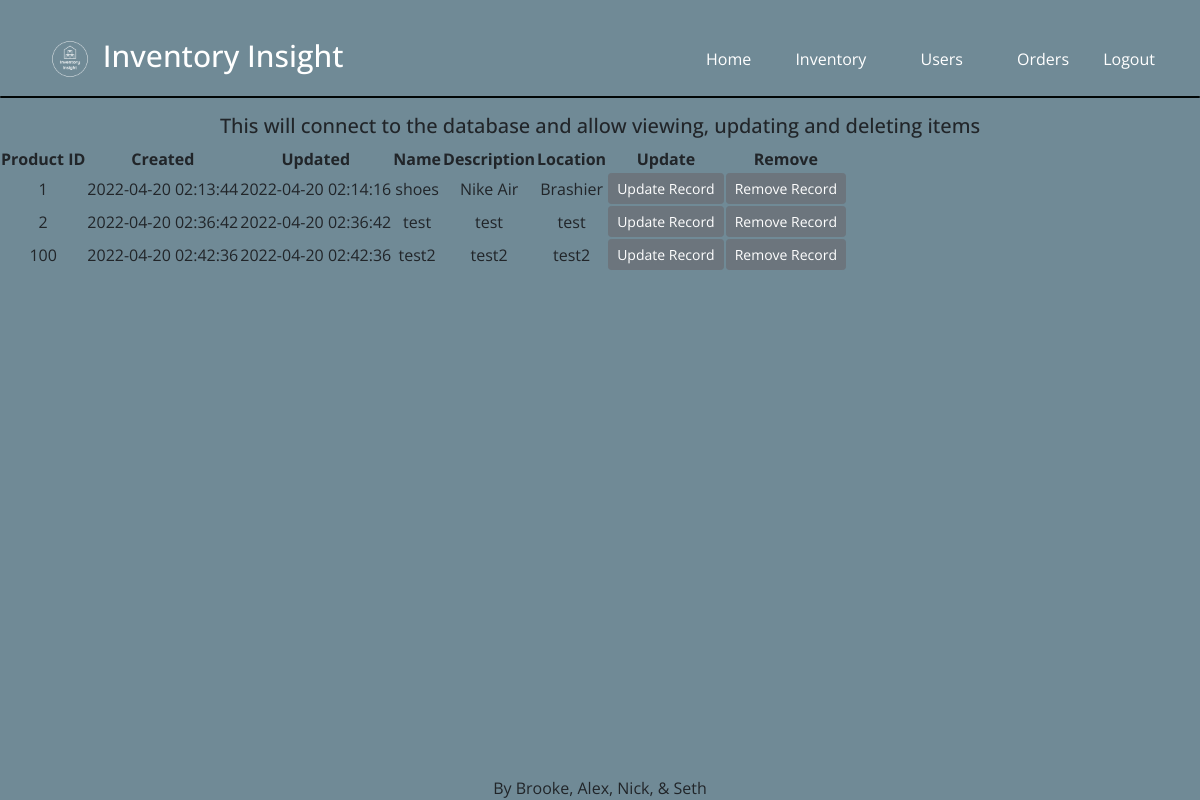
Page /inventory on the committed database.
### tables this page shows
CREATE TABLE inventory (
    id INTEGER PRIMARY KEY,
    created TIMESTAMP NOT NULL DEFAULT CURRENT_TIMESTAMP,
    updated TIMESTAMP NOT NULL DEFAULT CURRENT_TIMESTAMP,
    itemName TEXT,
    description TEXT NOT NULL,
    location TEXT NOT NULL
);

### app.py (the view)
@app.route('/inventory')
def inventory():
    conn = get_db_connection()
    inventory = conn.execute("SELECT * FROM inventory").fetchall()
    conn.close()
    return render_template('inventory.html', inventory=inventory)

### app.py (called while the page is built)
def get_db_connection():
    conn = sqlite3.connect('database.db')
    conn.row_factory = sqlite3.Row
    return conn

### templates/inventory.html
{% extends 'base2.html' %}
{% block content %}
<h1>
This will connect to the database and allow viewing, updating and deleting items
</h1>
<table id="tabledata">
    <tr>
        <th>Product ID</th>
        <th>Created</th>
        <th>Updated</th>
        <th>Name</th>
        <th>Description</th>
        <th>Location</th>
        <th>Update</th>
        <th>Remove</th>
    </tr>
    {% for item in inventory %}
    <tr>
        <td class="c2">{{item.id}}</td>
       <td class="c3">{{item.created}}</td>
       <td class="c3">{{item.updated}}</td>
       <td class="c4"><SPAN>{{item.itemName}}</SPAN></td>
       <td class="c5"><SPAN>{{item.description}}</SPAN></td>
       <td class="c5"><SPAN>{{item.location}}</SPAN></td>
       <td>
            <form action="/inventory/update/{{item.id}}" method="GET">
            <input type="submit" class="btn btn-secondary btn-sm" value="Update Record">
             </form>
        </td>
        <td>
            <form action="/inventory/remove/{{item.id}}" method="POST">
            <input type="submit" class="btn btn-secondary btn-sm" value="Remove Record">
            </form>
        </td>
    </tr>
    {% endfor %}
    </table>
{% endblock %}

### templates/base2.html (shortened to what this page needs)
<!doctype html>
<html lang="en">
  <head>
    <link rel="stylesheet" href="{{ url_for('static', filename= 'fonts/icomoon/style.cs') }}">
    <link rel="stylesheet" href="{{ url_for('static', filename= 'css/owl.carousel.min.css') }}">
    <link rel="stylesheet" href="{{ url_for('static', filename= 'css/bootstrap.min.css') }}">
    <link rel="stylesheet" href="{{ url_for('static', filename= 'css/style.css') }}">
  </head>
  <body>
    <header class="site-navbar" role="banner">
      <div class="container">
        <div class="row align-items-center">
          <div class="col-11 col-xl-2">
            <h1 class="mb-0 site-logo">
              <img src="static/images/hero_2.png" height="50" width="50" alt="Inventory Insight">
              <a href="/" class="text-white mb-0"> Inventory Insight</a>
            </h1>
          </div>
        <div class="col-12 col-md-10 d-xl-block">
          <nav class="site-navigation position-relative text-right" role="navigation">
            <ul class="site-menu js-clone-nav mr-auto d-none d-lg-block">
              <li class="active"><a href="/"><span>Home</span></a></li>
              <li class="has-children">
                <a href="inventory"><span>Inventory</span></a>
                  </li>
                </ul>
              <li class="has-children">
                <a href="users"><span>Users</span></a>
                  </li>
              <li class="has-children">
                <a href="orders"><span>Orders</span></a>
                  </li>
              <li><a href="logout"><a href="/logout">Logout</a></li>
          </nav>
      </div>
    </header>
    <div class="pages" >
        <hr class="rounded">
        {% block content %}
        {% endblock %}
    </div>
      <footer>
        By <span>Brooke, Alex, Nick, & Seth</span>
      </footer>
  </body>
</html>

### static/css/style.css (style rules this page uses)
body { font-family: "Open Sans", -apple-system, BlinkMacSystemFont, "Segoe UI", Roboto, "Helvetica Neue", Arial, "Noto Sans", sans-serif, "Apple Color Emoji", "Segoe UI Emoji", "Segoe UI Symbol", "Noto Color Emoji"; background-color: #708a96; height: auto; position: relative; }
body:before { content: ""; position: absolute; top: 0; left: 0; right: 0; bottom: 0; background: rgba(0, 0, 0, 0.5); -webkit-transition: .3s all ease; -o-transition: .3s all ease; transition: .3s all ease; opacity: 0; visibility: hidden; z-index: 1; }
hr.rounded { border-top: 2px solid #000505; border-radius: 2px; }
h1 { font-size: 20px; }
h1, h2, h3, h4, h5, h6, .h1, .h2, .h3, .h4, .h5, .h6 { font-family: "Open Sans", -apple-system, BlinkMacSystemFont, "Segoe UI", Roboto, "Helvetica Neue", Arial, "Noto Sans", sans-serif, "Apple Color Emoji", "Segoe UI Emoji", "Segoe UI Symbol", "Noto Color Emoji"; ; }
a { -webkit-transition: .3s all ease; -o-transition: .3s all ease; transition: .3s all ease; }
a, a:hover { text-decoration: none !important; }
.site-navbar { margin-bottom: 0px; z-index: 1999; position: absolute; top: 2rem; width: 100%; }
.site-navbar .site-logo { position: relative; left: 0; font-size: 30px !important; width: 20em; }
.site-navbar .site-navigation .site-menu { margin-bottom: 0; }
.site-navbar .site-navigation .site-menu .active > a span { color: #fff; border-radius: 30px; display: inline-block; padding: 5px 20px; }
.site-navbar .site-navigation .site-menu a { text-decoration: none !important; display: inline-block; }
.site-navbar .site-navigation .site-menu > li { display: inline-block; }
.site-navbar .site-navigation .site-menu > li > a { padding: 10px 0px; color: #fff; font-size: 16px; text-decoration: none !important; }
.site-navbar .site-navigation .site-menu > li > a > span { padding: 5px 20px; display: inline-block; -webkit-transition: .3s all ease; -o-transition: .3s all ease; transition: .3s all ease; border-radius: 30px; }
.site-navbar .site-navigation .site-menu .has-children { position: relative; }
.site-navbar .site-navigation .site-menu .has-children > a span { position: relative; padding-right: 30px; }
.site-navbar .site-navigation .site-menu .has-children > a span:before { position: absolute; content: "\e313"; font-size: 16px; top: 50%; right: 10px; -webkit-transform: translateY(-50%); -ms-transform: translateY(-50%); transform: translateY(-50%); font-family: 'icomoon'; }
footer { position: fixed; text-align: center; width: 100%; bottom: 0; }
.pages { padding-top: 80px; position: fixed; top: 200; left: auto; right: auto; text-align: center; width: 100%; }

### rows in the picture
inventory: id "1", created "2022-04-20 02:13:44", updated "2022-04-20 02:14:16", itemName "shoes", description "Nike Air", location "Brashier"
inventory: id "2", created "2022-04-20 02:36:42", updated "2022-04-20 02:36:42", itemName "test", description "test", location "test"
inventory: id "100", created "2022-04-20 02:42:36", updated "2022-04-20 02:42:36", itemName "test2", description "test2", location "test2"
